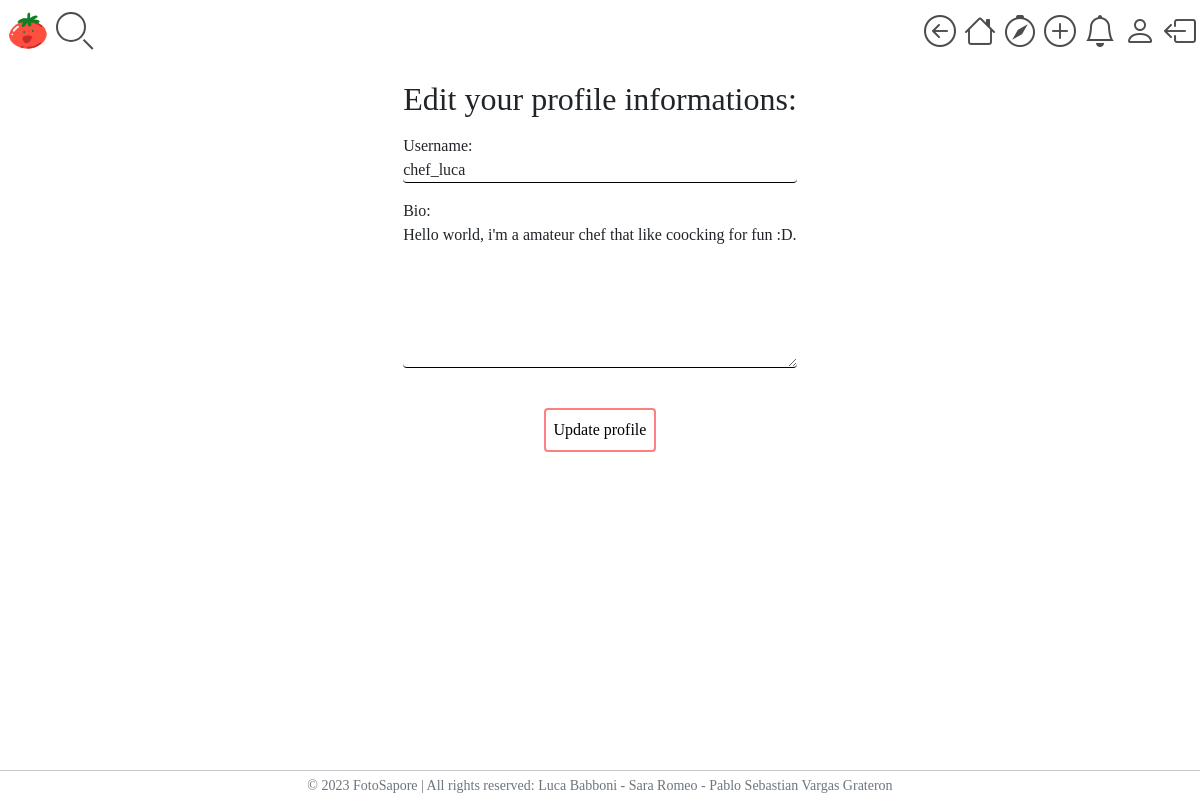
The app's page /edit-profile.php (signed in) with its own data.
### tables this page shows
CREATE TABLE `user` (
  `userID` int(10) NOT NULL,
  `email` varchar(254) NOT NULL,
  `username` varchar(15) NOT NULL,
  `password` varchar(512) NOT NULL,
  `bio` text NOT NULL
);

### src/edit-profile.php (called while the page is built, shortened)
<?php
require_once("bootstrap.php");
require_once("template/base.php");
?>

### src/db/database.php (called while the page is built, shortened)
<?php
class DatabaseHelper
{
    private $db;
    public function __construct($servername, $username, $password, $dbname, $port)
    {
        $this->db = new mysqli($servername, $username, $password, $dbname, $port);
    }
    public function getUserProfileInfo($userID)
    {
        $query = "SELECT username, bio, email FROM user WHERE userID = ?;";
        $stmt = $this->db->prepare($query);
        $stmt->bind_param("i", $userID);
        $stmt->execute();
        $result = $stmt->get_result();
        return $result->fetch_all(MYSQLI_ASSOC)[0];
    }
}
?>

### src/bootstrap.php (called while the page is built, shortened)
<?php
require_once("db/database.php");
$dbh = new DatabaseHelper("localhost", "root", "", "fotosapore", 3306);
?>

### src/template/edit-profile-tmpl.php (the view)
<div id="page-name" data-page="profile-page">
    <div class="profile-feed-container d-flex flex-column aligns-items-center">
        <div class="profile-info align-self-center p-2">
            <?php
            $profileData = $dbh->getUserProfileInfo($_SESSION["userID"]);
            ?>
            <div class="d-flex justify-content-center">
                <div class="row">
                    <h1 class="h2 p-2 col-12 text-center">Edit your profile informations:</h1>
                </div>
            </div>
            <form action="elaborate-edit-profile.php" method="POST" enctype="multipart/form-data">
                <div class="form-outline p-2">
                    <label for="username">Username:</label><input type="text" class="form-control" id="username"
                        name="username" required value="<?php echo ($profileData["username"]); ?>" />
                </div>
                <div class="form-outline p-2">
                    <label for="bio">Bio:</label>
                    <textarea id="bio" class="form-control " name="bio" required
                        rows="6"><?php echo ($profileData["bio"]); ?></textarea>
                </div>
                <div class="d-flex justify-content-center py-4">
                    <input class="form-btn align-right p-2 m-2 rounded" type="submit" value="Update profile" />
                </div>
            </form>
        </div>
    </div>
</div>

### src/css/style.css (style rules this page uses)
* { margin: 0 !important; padding: 0 !important; text-decoration: none !important; font-family: Georgia, serif !important; }
.form-control { background: transparent; border: none; border-bottom: 1px solid #000000; outline: none; box-shadow: none !important; }
.form-btn { border: 2px solid rgba(255, 0, 0, .5); background-color: transparent; }

### records on screen
user: username "chef_luca", bio "Hello world, i'm a amateur chef that like coocking for fun :D."
